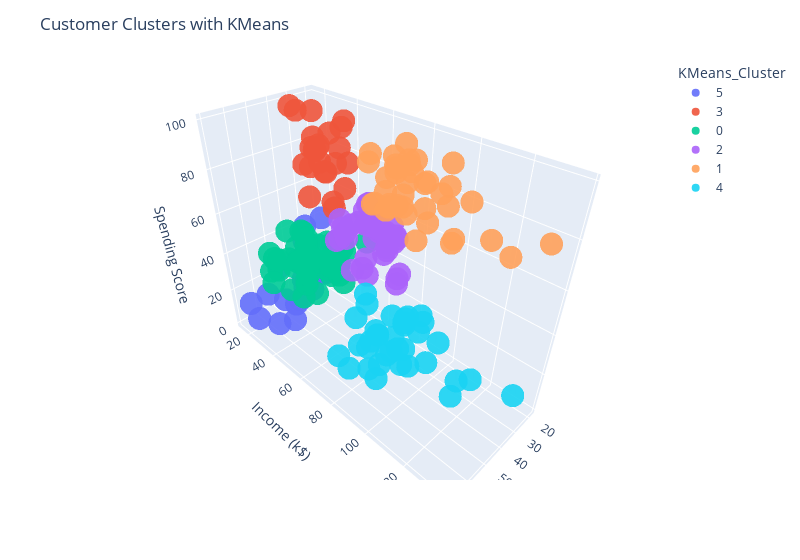

This figure's notebook cell:
### Markdown cell above
- Based on this, we would select __Cluster 1__ as the __mall's most valuable customer group__ as they exhibit __2nd Highest Median Income__, __Highest Spending Score__ among the rest of the clusters, while having a __below average age__

### Code cell
import plotly.express as px
import plotly.graph_objects as go

# Converting the cluster labels to strings so that we can see the legend for each clusters
K_means_tsne['KMeans_Cluster'] =K_means_tsne['KMeans_Cluster'].astype(str)

fig = px.scatter_3d(K_means_tsne, x='Age', y='Income (k$)', z='Spending Score', color='KMeans_Cluster',
                    opacity=0.9,width=800)

# We dont want the color bar 
fig.update_layout(
        coloraxis_showscale=False,
        title=f"Customer Clusters with KMeans",
    )

fig.show()

### Figure 1 — Plotly figure (JSON) as saved in the notebook; plotly's stock layout.template omitted (floating-point values rounded to 4 significant figures)
{"data": [{"hovertemplate": "KMeans_Cluster=5<br>Age=%{x}<br>Income (k$)=%{y}<br>Spending Score=%{z}<extra></extra>", "legendgroup": "5", "marker": {"color": "#636efa", "opacity": 0.9, "symbol": "circle"}, "mode": "markers", "name": "5", "scene": "scene", "showlegend": true, "type": "scatter3d", "x": [19, 20, 31, 35, 64, 67, 58, 37, 35, 52, 35, 46, 54, 45, 40, 60, 53, 49, 42, 36, 48, 49], "y": [15, 16, 17, 18, 19, 19, 20, 20, 21, 23, 24, 25, 28, 28, 29, 30, 33, 33, 34, 37, 39, 39], "z": [39, 6, 40, 6, 3, 14, 15, 13, 35, 29, 35, 5, 14, 32, 31, 4, 4, 14, 17, 26, 36, 28]}, {"hovertemplate": "KMeans_Cluster=3<br>Age=%{x}<br>Income (k$)=%{y}<br>Spending Score=%{z}<extra></extra>", "legendgroup": "3", "marker": {"color": "#EF553B", "opacity": 0.9, "symbol": "circle"}, "mode": "markers", "name": "3", "scene": "scene", "showlegend": true, "type": "scatter3d", "x": [21, 23, 22, 23, 30, 35, 24, 22, 20, 35, 25, 31, 29, 35, 23, 21, 18, 21, 30, 20, 24, 31, 24, 33], "y": [15, 16, 17, 18, 19, 19, 20, 20, 21, 23, 24, 25, 28, 28, 29, 30, 33, 33, 34, 37, 38, 39, 39, 42], "z": [81, 77, 76, 94, 72, 99, 77, 79, 66, 98, 73, 73, 82, 61, 87, 73, 92, 81, 73, 75, 92, 61, 65, 60]}, {"hovertemplate": "KMeans_Cluster=0<br>Age=%{x}<br>Income (k$)=%{y}<br>Spending Score=%{z}<extra></extra>", "legendgroup": "0", "marker": {"color": "#00cc96", "opacity": 0.9, "symbol": "circle"}, "mode": "markers", "name": "0", "scene": "scene", "showlegend": true, "type": "scatter3d", "x": [65, 50, 49, 59, 50, 47, 51, 69, 53, 70, 67, 54, 63, 43, 68, 70, 47, 60, 60, 59, 45, 40, 49, 57, 67, 46, 48, 55, 50, 68, 48, 47, 48, 49, 67, 49, 66, 54, 68, 66, 65, 63, 49, 51, 50, 40], "y": [38, 40, 42, 43, 43, 43, 44, 44, 46, 46, 47, 47, 48, 48, 48, 49, 49, 50, 50, 54, 54, 54, 54, 54, 54, 54, 54, 57, 58, 59, 60, 60, 61, 62, 62, 62, 63, 63, 63, 63, 63, 65, 65, 67, 67, 69], "z": [35, 55, 52, 60, 45, 41, 50, 46, 46, 56, 52, 59, 51, 50, 48, 55, 42, 49, 56, 47, 53, 48, 42, 51, 41, 44, 46, 58, 46, 55, 49, 47, 42, 48, 59, 56, 50, 46, 43, 48, 52, 43, 59, 43, 57, 58]}, {"hovertemplate": "KMeans_Cluster=2<br>Age=%{x}<br>Income (k$)=%{y}<br>Spending Score=%{z}<extra></extra>", "legendgroup": "2", "marker": {"color": "#ab63fa", "opacity": 0.9, "symbol": "circle"}, "mode": "markers", "name": "2", "scene": "scene", "showlegend": true, "type": "scatter3d", "x": [27, 29, 31, 31, 27, 19, 18, 19, 32, 26, 23, 38, 21, 22, 34, 18, 40, 32, 24, 27, 20, 23, 26, 21, 19, 38, 19, 18, 19, 27, 38, 23, 25, 28], "y": [40, 40, 40, 43, 46, 46, 48, 48, 48, 54, 54, 54, 54, 57, 58, 59, 60, 60, 60, 60, 61, 62, 62, 62, 63, 64, 64, 65, 65, 67, 67, 70, 72, 76], "z": [47, 42, 42, 54, 51, 55, 59, 59, 47, 54, 52, 55, 57, 55, 60, 41, 40, 42, 52, 50, 49, 41, 55, 42, 54, 42, 46, 48, 50, 56, 40, 29, 34, 40]}, {"hovertemplate": "KMeans_Cluster=1<br>Age=%{x}<br>Income (k$)=%{y}<br>Spending Score=%{z}<extra></extra>", "legendgroup": "1", "marker": {"color": "#FFA15A", "opacity": 0.9, "symbol": "circle"}, "mode": "markers", "name": "1", "scene": "scene", "showlegend": true, "type": "scatter3d", "x": [39, 31, 40, 38, 39, 31, 29, 32, 35, 32, 32, 28, 32, 34, 39, 38, 27, 30, 30, 29, 31, 36, 33, 32, 28, 36, 30, 27, 35, 32, 29, 30, 28, 36, 32, 38, 35, 32, 30], "y": [69, 70, 71, 71, 71, 72, 73, 73, 74, 75, 76, 77, 77, 78, 78, 78, 78, 78, 78, 79, 81, 85, 86, 87, 87, 87, 88, 88, 93, 97, 98, 99, 101, 103, 103, 113, 120, 126, 137], "z": [91, 77, 95, 75, 75, 71, 88, 73, 72, 93, 87, 97, 74, 90, 88, 76, 89, 78, 73, 83, 93, 75, 95, 63, 75, 92, 86, 69, 90, 86, 88, 97, 68, 85, 69, 91, 79, 74, 83]}, {"hovertemplate": "KMeans_Cluster=4<br>Age=%{x}<br>Income (k$)=%{y}<br>Spending Score=%{z}<extra></extra>", "legendgroup": "4", "marker": {"color": "#19d3f3", "opacity": 0.9, "symbol": "circle"}, "mode": "markers", "name": "4", "scene": "scene", "showlegend": true, "type": "scatter3d", "x": [43, 59, 47, 20, 44, 19, 57, 25, 48, 34, 43, 44, 47, 37, 34, 56, 19, 50, 42, 36, 40, 36, 52, 58, 59, 37, 46, 41, 54, 41, 34, 33, 47, 45, 32], "y": [71, 71, 71, 73, 73, 74, 75, 77, 77, 78, 78, 78, 78, 78, 78, 79, 81, 85, 86, 87, 87, 87, 88, 88, 93, 97, 98, 99, 101, 103, 103, 113, 120, 126, 137], "z": [35, 11, 9, 5, 7, 10, 5, 12, 36, 22, 17, 20, 16, 1, 1, 35, 5, 26, 20, 27, 13, 10, 13, 15, 14, 32, 15, 39, 24, 17, 23, 8, 16, 28, 18]}], "layout": {"coloraxis": {"showscale": false}, "legend": {"title": {"text": "KMeans_Cluster"}, "tracegroupgap": 0}, "margin": {"t": 60}, "scene": {"domain": {"x": [0, 1], "y": [0, 1]}, "xaxis": {"title": {"text": "Age"}}, "yaxis": {"title": {"text": "Income (k$)"}}, "zaxis": {"title": {"text": "Spending Score"}}}, "title": {"text": "Customer Clusters with KMeans"}, "width": 800}}
